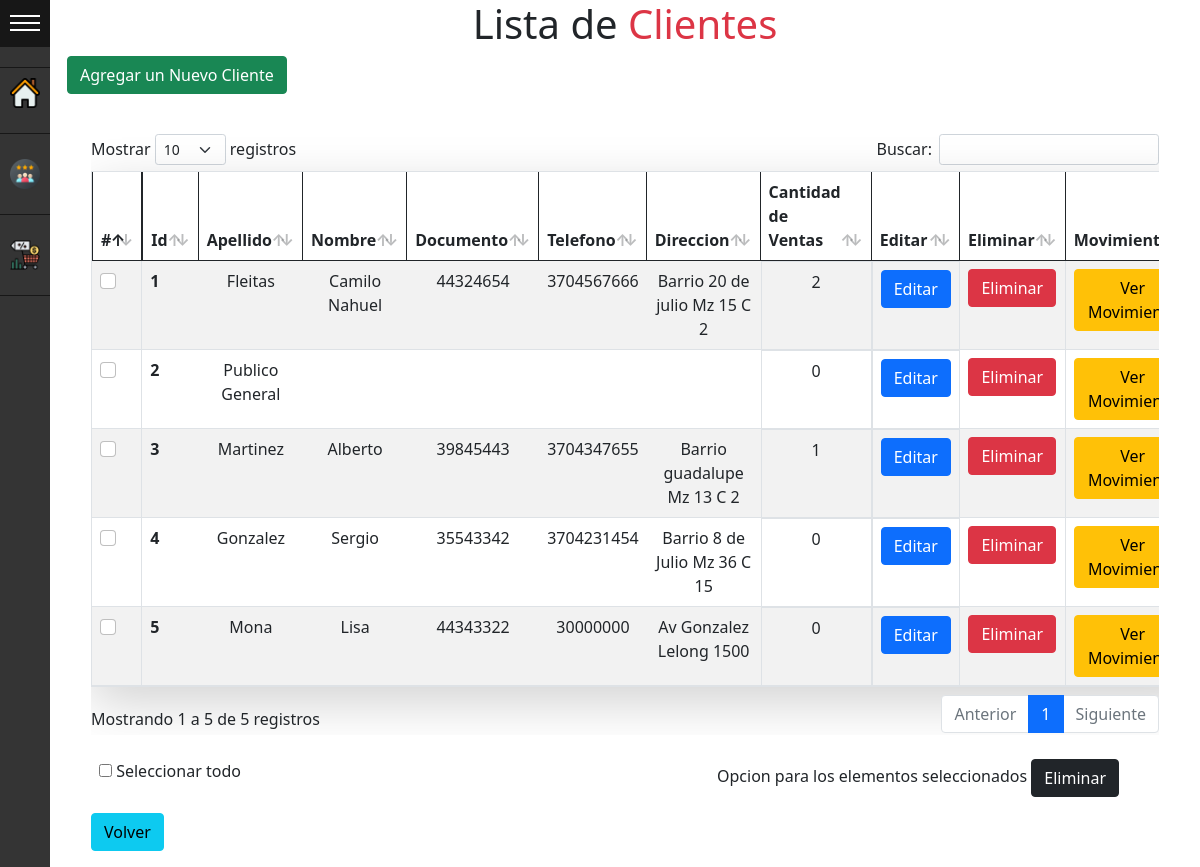
Page /_Clientes/lista_clientes.php on the committed database.
### tables this page shows
CREATE TABLE `clientes` (
  `cliente_id` int(100) NOT NULL,
  `capellido_cliente` varchar(255) DEFAULT NULL,
  `cnombre_cliente` varchar(255) DEFAULT NULL,
  `ndocumento_cliente` varchar(9) DEFAULT NULL,
  `ntelefono_cliente` varchar(13) DEFAULT NULL,
  `cdireccion_cliente` varchar(255) DEFAULT NULL
);

### _Clientes/lista_clientes.php (the view, shortened to what this page needs)
<!DOCTYPE html>
<html lang="es">
<head>
<link rel="stylesheet" href="../css/bootstrap/css/bootstrap.min.css" type="text/css">
<link rel="stylesheet" type="text/css" href="../assets/datatables/datatables.min.css"/>
<link rel="stylesheet"  type="text/css" href="../assets/datatables/DataTables-1.11.3/css/dataTables.bootstrap5.min.css">
<link rel="stylesheet" href="../css/styles.css" type="text/css">
</head>
<body>
<header>
	<div class="container">
		<div class="row ">
			<div class="col-lg-12">
    		<h1 class="text-center">Lista de <span class="text-danger">Clientes</span></h1>
			</div>
		</div>
	</div>
</header>
<div id="sidemenu" class="menu-collapsed">
    <div id="header">
        <div id="menu-btn">
            <div class="btn-hamburguer"></div>
            <div class="btn-hamburguer"></div>
            <div class="btn-hamburguer"></div>
        </div>
    </div>
    <div id="profile">
    </div>
    <div id="menu-items">
        <div class="item">
            <a href="../index.php">
                <div class="icon"> <img src="../imagenes/iconos/inicio.png" width="40px"> </div>
            </a>
        </div>
        <div class="item separator">
        </div>
		<div class="item">
            <a href="lista_clientes.php">
                <div class="icon"> <img src="../imagenes/iconos/customer-review.png" width="40px"> </div>
            </a>
        </div>
        <div class="item separator">
        </div>
        <div class="item">
            <a href="lista_registros.php">
                <div class="icon"> <img src="../imagenes/iconos/ventas.png" width="40px"> </div>
            </a>
        </div>
        <div class="item separator">
        </div>
    </div>
</div>
<?php
require "../conexion.php";
	?>
<div>
<div class="container" style="">
    <div class="row">
        <div class="col-lg-12">
  <a class="btn btn-success" data-bs-toggle="collapse" href="#collapseForm" role="button" aria-expanded="false" aria-controls="collapseForm">
    Agregar un Nuevo Cliente
  </a>
  </div>
</div>
</div>
<br>
<?php
    $consulta = "SELECT * from clientes order by cliente_id asc";
    $resultado = $conexion->query($consulta);
    ?>
<div>
<form action='checked.php' method='POST'>
<div class="container">
		<div class="row">
			<div class="col-lg-12">
				<div class="table-responsive ">
        			<table id="tablaProductos" class=" shadow-lg border border-bottom table table-striped table-hover">
					<thead class="">
					<tr>
						<th class="border-start border-end border-dark">#</th>
						<th class="border-start border-end border-dark">Id</th>
						<th class="border-end border-dark">Apellido</th>
						<th class="border-end border-dark">Nombre</th>
						<th class="border-end border-dark">Documento</th>
						<th class="border-end border-dark">Telefono</th>
						<th class="border-end border-dark">Direccion</th>
						<th class="border-end border-dark">Cantidad de Ventas</th>
						<?php
						echo "<th class='border-end border-dark'><span class='blue'> Editar</span></th>";
						echo "<th class='border-end border-dark'><span class='red'>Eliminar</span></th>";
						?>
						<th class="border-end border-dark">Movimiento</th>
						</tr>
						</thead>
						<?php
			$contador=0;
	while($fin = $resultado->fetch_assoc()){
            $contador=$contador+1;
            $cliente_id= $fin['cliente_id'];
            $countSQL="SELECT COUNT(*) contador_ FROM registros WHERE rela_cliente_id = $cliente_id";
            $resultadoSQL = $conexion->query($countSQL);
            $finSQL = $resultadoSQL->fetch_assoc();
					echo  "<tr>";
						echo "<td class='border-end'> <input class='form-check-input case' type='checkbox' value='".$fin['cliente_id']."' id='flexCheckDefault' name='check_".$contador."'></td>";
                        echo "<th>  ",$cliente_id,"  </th>";
						echo "<td align='center'>  ",$fin['capellido_cliente'],"  </td>";
						echo "<td align='center'>  ",$fin['cnombre_cliente'],"  </td>";
						echo "<td align='center'>  ",$fin['ndocumento_cliente'],"  </td>";
						echo "<td align='center'>  ",$fin['ntelefono_cliente'],"  </td> ";
						echo "<td align='center'>  ",$fin['cdireccion_cliente'],"  </td>";
						echo "<td align='center' class='border'>  ",$finSQL['contador_'],"  </td>";
														echo "<td class='border' align='center'>  <a class='btn btn-primary' href='modif_cliente.php?ids=".$fin['cliente_id']."&editar=editar'>Editar</a></td>";
                                                        echo " <td class='border-end' align='center'> <a class='btn btn-danger' Onclick='return ConfirmDelete();' href='checked.php?ids=".$fin['cliente_id']."&eliminar=eliminar'>Eliminar</a></td>";
						echo "<td class='border-end' align='center'><a class='btn btn-warning' href='planilla_cliente.php?clientes=lista&ids=".$fin['cliente_id']."' >Ver Movimiento</a></td>";
                    echo "</tr>";
					}
          ?>
      				</table>
				</div>
			</div>
		</div>
        <div class="d-flex bd-highlight">
        <div class="p-2 flex-grow-1 bd-highlight">
            <input type="checkbox" id="selectall"> Seleccionar todo</div>
        <div class="p-2 bd-highlight">
            Opcion para los elementos seleccionados
            <input type="submit" class="btn btn-dark" name="enviar" id="enviar" value="Eliminar" Onclick="return ConfirmDelete();">
        </div>
        <div class="p-2 bd-highlight"></div>
        <div class="p-2 bd-highlight"></div>
        </div>
        </form>
        <div class="mt-2 mb-3">
            <a href="../index.php" class="btn btn-info">Volver</a>
        </div>
	</div>
</body>
</html>

### css/styles.css (style rules this page uses)
* { margin: 0; padding: 0; box-sizing: border-box; }
:root { --width:150px; --padding:10px; --bgcolor:rgb(52,52,52); --hovercolor: rgb(23,23,23); --width-collapsed:50px; }
body { margin-left:var(--width-collapsed); }
#sidemenu { background-color: var(--bgcolor); color: white; position:fixed; height:100%; left:0; top:0; }
#sidemenu a { color: white; text-decoration: none; }
#sidemenu #header { box-sizing: border-box; border-bottom: solid 1px var(--hovercolor); }
#sidemenu #header #title, #sidemenu #header #menu-btn { vertical-align: middle; }
#sidemenu #header #menu-btn { display: inline-block; }
#sidemenu #header #menu-btn { cursor: pointer; padding: 10px; width: var(--width-collapsed); box-sizing:border-box; }
#sidemenu #header #menu-btn .btn-hamburguer { background-color: #fff; width: 100%; height:2px; margin: 5px 0; }
#sidemenu #profile { border-bottom: solid 1px var(--hovercolor); padding: var(--padding) 0; text-align:center; }
#sidemenu #menu-items { overflow:hidden; }
#sidemenu #menu-items .item { width: var(--width); }
#sidemenu #menu-items .item .icon { display: inline-block; }
#sidemenu #menu-items .item .icon, #sidemenu #menu-items .item .title { font-size:14px; vertical-align: middle; overflow: hidden; display: inline-block; }
#sidemenu #menu-items .item a { display:block; }
#sidemenu #menu-items .item .icon { box-sizing: border-box; padding: var(--padding); width: var(--width-collapsed); }
#sidemenu #menu-items .item .icon img { width:100%; }
#sidemenu #menu-items .item.separator { height: 1px; border-bottom: solid 1px var(--hovercolor); margin:15px 0 }
.menu-collapsed { width: var(--width-collapsed); }
.menu-collapsed .item { width:100px; }
h1 { font-size: 40px; }
a { text-decoration:none; }

### rows in the picture
clientes: cliente_id "1", capellido_cliente "Fleitas", cnombre_cliente "Camilo Nahuel", ndocumento_cliente "44324654", ntelefono_cliente "3704567666", cdireccion_cliente "Barrio 20 de julio Mz 15 C 2", contador_ "2"
clientes: cliente_id "2", capellido_cliente "Publico General", contador_ "0"
clientes: cliente_id "3", capellido_cliente "Martinez", cnombre_cliente "Alberto", ndocumento_cliente "39845443", ntelefono_cliente "3704347655", cdireccion_cliente "Barrio guadalupe Mz 13 C 2", contador_ "1"
clientes: cliente_id "4", capellido_cliente "Gonzalez", cnombre_cliente "Sergio", ndocumento_cliente "35543342", ntelefono_cliente "3704231454", cdireccion_cliente "Barrio 8 de Julio Mz 36 C 15", contador_ "0"
clientes: cliente_id "5", capellido_cliente "Mona", cnombre_cliente "Lisa", ndocumento_cliente "44343322", ntelefono_cliente "30000000", cdireccion_cliente "Av Gonzalez Lelong 1500", contador_ "0"
